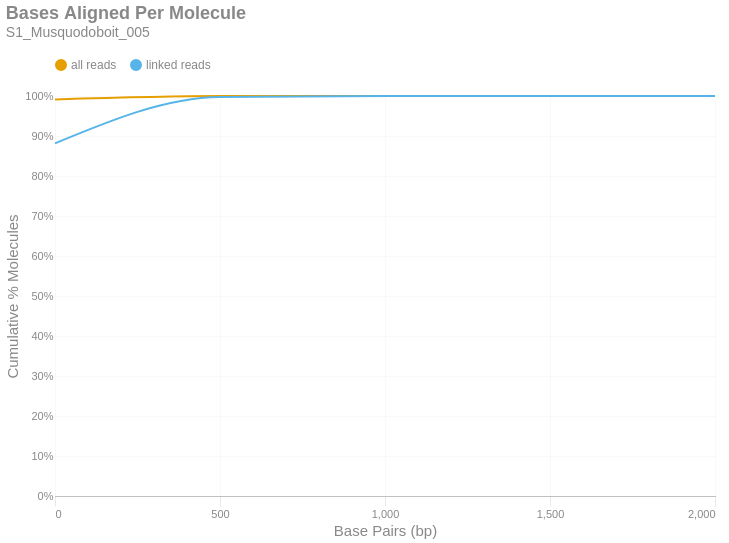

The notebook cell saved with this chart:
### Markdown cell above
### Bases Aligned Per Molecule
This is a cumulative frequency distribution showing the number of base pairs aligned per unique molecule. These data are shown in 500 bp bins. There are two distributions: one with `all reads` (yellow) and another with only `linked reads` (blue). The percent of molecules in the `linked reads` distribution is relative to the total number of linked molecules.

### Code cell
if SKIPLR:
    print_html(f"Skipped")
else:
    binned_df = consolidated_hist(valids['aligned_bp'], mask, 500, True)
    with SafeRender(binned_df):
        (
            density_plot(binned_df, 'Bases Aligned Per Molecule', samplename, 'basesper')
            .encode(
                x=alt.X('bin:Q', title="Base Pairs (bp)").axis(tickMinStep=500).scale(padding=0),
                y=alt.Y('value:Q', title='Cumulative % Molecules')
                    .axis(format='%')
                    .scale(domain = [0,1])
                    .stack(False),
                color=alt.Color("key:N").scale(domain = ["all reads", "linked reads"]),
                tooltip = [
                    alt.Tooltip("key:N", title = "Data Type"),
                    alt.Tooltip("range_label:N", title="Bases Aligned Per Molecule"),
                    alt.Tooltip("value:Q", format = ".2%", title="% Molecules (Cum.)")
                ]
            )
        ).display()

### Figure 1 — Vega-Lite specification as saved in the notebook (floating-point values rounded to 4 significant figures)
{"width": "container", "height": 400, "config": {"title": {"anchor": "start", "dy": -15, "fontSize": 18, "color": "#888888", "subtitleColor": "#888888", "subtitleFontSize": 14}, "arc": {"fill": "#0072B2"}, "axis": {"domainColor": "#888888", "domainWidth": 0.5, "gridWidth": 0.2, "grid": false, "titleFontWeight": 400, "titleFontSize": 15, "labelFontSize": 11, "labelColor": "#888888", "tickColor": "#888888", "tickWidth": 0.2, "titleColor": "#888888"}, "axisBand": {"grid": false}, "axisX": {"grid": true, "tickSize": 10, "domainCap": "round"}, "axisY": {"domain": false, "grid": true, "tickSize": 0, "domainCap": "round"}, "background": "transparent", "header": {"labelFontSize": 15, "labelColor": "#888888", "titleFontSize": 15, "titleFontWeight": 600, "titleColor": "#888888"}, "legend": {"labelFont": "sans-serif", "labelFontSize": 12, "labelColor": "#888888", "symbolSize": 100, "symbolType": "circle", "titleFontSize": 12, "titlePadding": 10, "titleColor": "#888888", "title": null, "orient": "top"}, "range": {"category": ["#E69F00", "#56B4E9", "#009E73", "#F0E442", "#0072B2", "#D55E00", "#CC79A7", "#000000"], "diverging": ["#cfe8f3", "#a2d4ec", "#73bfe2", "#46abdb", "#1696d2", "#12719e"]}, "area": {"fill": "#0072B2", "fillOpacity": 0.7, "line": true, "strokeOpacity": 0.7}, "line": {"color": "#0072B2", "stroke": "#0072B2", "strokeWidth": 2}, "trail": {"color": "#0072B2", "stroke": "#0072B2", "strokeWidth": 0, "size": 1}, "point": {"filled": true, "fillOpacity": 1.0, "size": 95}, "text": {"color": "#888888", "fontSize": 11, "align": "right", "fontWeight": 400, "size": 11}, "bar": {"fill": "#0072B2", "stroke": null}, "view": {"stroke": null, "continuousWidth": 660, "continuousHeight": 400}}, "data": {"name": "data-14ce4f3926622dfcc2895236480cbdc6"}, "mark": {"type": "line", "interpolate": "monotone", "point": {"opacity": 0, "size": 275}}, "encoding": {"color": {"field": "key", "scale": {"domain": ["all reads", "linked reads"]}, "type": "nominal"}, "tooltip": [{"field": "key", "title": "Data Type", "type": "nominal"}, {"field": "range_label", "title": "Bases Aligned Per Molecule", "type": "nominal"}, {"field": "value", "format": ".2%", "title": "% Molecules (Cum.)", "type": "quantitative"}], "x": {"axis": {"tickMinStep": 500}, "field": "bin", "scale": {"padding": 0}, "title": "Base Pairs (bp)", "type": "quantitative"}, "y": {"axis": {"format": "%"}, "field": "value", "scale": {"domain": [0, 1]}, "stack": false, "title": "Cumulative % Molecules", "type": "quantitative"}}, "params": [{"name": "param_c36ac31b6afebe62", "select": {"type": "point", "fields": ["key"]}, "bind": "legend"}], "title": {"text": "Bases Aligned Per Molecule", "subtitle": "S1_Musquodoboit_005"}, "transform": [{"fold": ["all reads (cumsum)", "linked reads (cumsum)"]}, {"calculate": "replace(datum.key, ' (cumsum)', '')", "as": "key"}, {"filter": {"param": "param_c36ac31b6afebe62"}}], "usermeta": {"embedOptions": {"downloadFileName": "S1_Musquodoboit_005.basesper"}}, "$schema": "https://vega.github.io/schema/vega-lite/v6.1.0.json", "datasets": {"data-14ce4f3926622dfcc2895236480cbdc6": [{"bin": "0.0", "interval": "0.0-500.0", "all reads": 0.9913, "linked reads": 0.8816, "all reads (cumsum)": 0.9913, "linked reads (cumsum)": 0.8816, "range_label": "0-499"}, {"bin": "500.0", "interval": "500.0-1000.0", "all reads": 0.008411, "linked reads": 0.1158, "all reads (cumsum)": 0.9997, "linked reads (cumsum)": 0.9974, "range_label": "500-999"}, {"bin": "1000.0", "interval": "1000.0-1500.0", "all reads": 0.0002773, "linked reads": 0.002565, "all reads (cumsum)": 1.0, "linked reads (cumsum)": 0.9999, "range_label": "1000-1499"}, {"bin": "1500.0", "interval": "1500.0-2000.0", "all reads": 1.407e-05, "linked reads": 6.294e-05, "all reads (cumsum)": 1.0, "linked reads (cumsum)": 1.0, "range_label": "1500-1999"}, {"bin": "2000.0", "interval": "2000.0-2500.0", "all reads": 1.005e-06, "linked reads": 0.0, "all reads (cumsum)": 1.0, "linked reads (cumsum)": 1.0, "range_label": "2000-2499"}]}}
